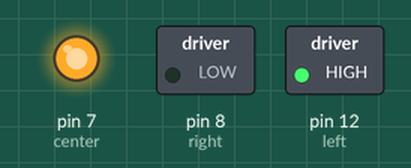
Bench run of a sketch on a simulated Arduino Uno, built with avr-gcc and run on an emulated ATmega328P. On the bench: switched loads named in the sketch (green lamp = pin HIGH), output pins drawn as LEDs (lit = HIGH). Dashed ring = blinking.

Above: at 0.5 s.
Timing chart, 0 to 4.6 s (numbered marks = the images above):
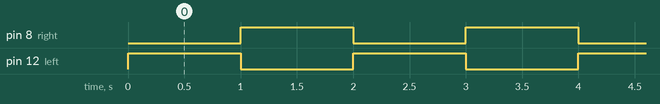

The sketch:

motor.ino
```cpp
/*
 * Motor accelerate forward and backward
 */

int left = 12;
int right = 8;
int center = 7;

void setup()
{
  pinMode(left, OUTPUT);
  pinMode(right, OUTPUT);
  pinMode(center, OUTPUT);

  digitalWrite(center, HIGH);
}

void loop()
{
  digitalWrite(left, HIGH);
  digitalWrite(right, LOW);
  delay(1000);

  digitalWrite(left, LOW);
  digitalWrite(right, HIGH);
  delay(1000);
}
```

Measured:
- by itself, pin 8 (right), pin 12 (left): alternates HIGH for 1.0 s and LOW for 1.0 s
